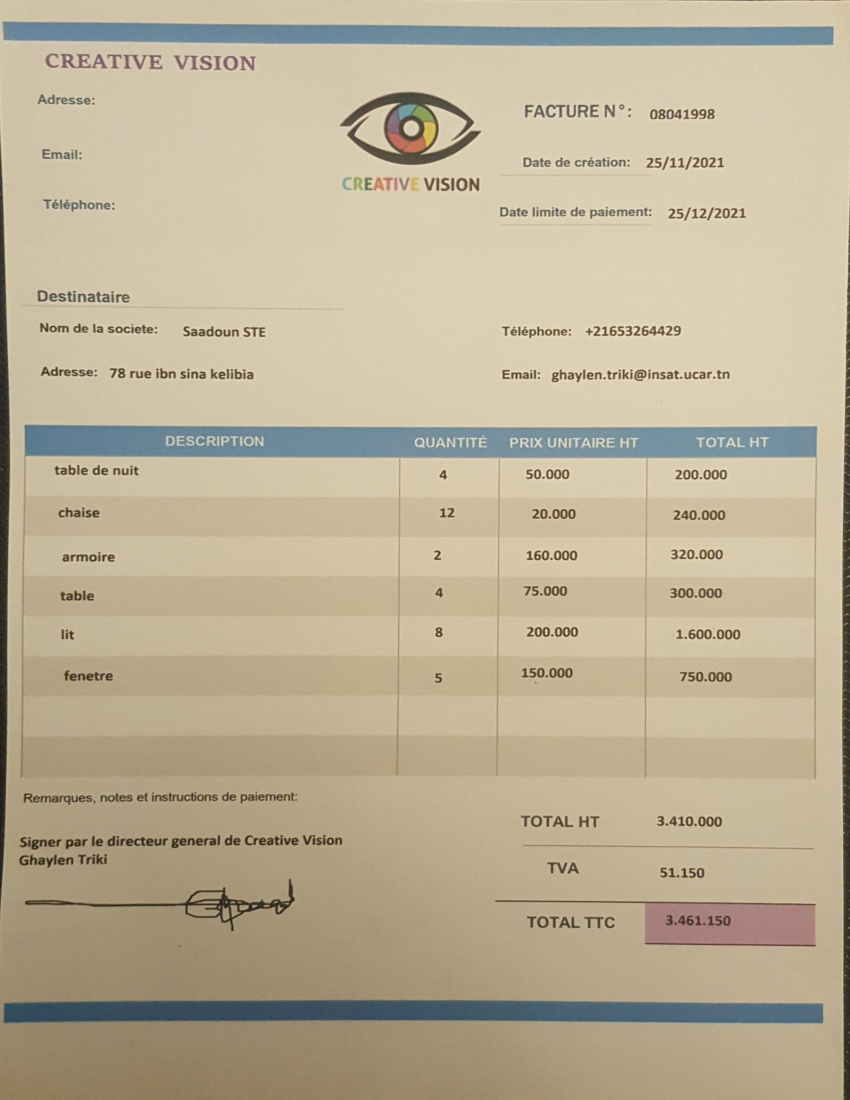
#> input picture Image_apres_scan.jpg, 2550 x 3300 px (shown at 1/3 size)
$ python -i signature_extractor.py   (imports and definitions only)
#> lines starting #> are read from the running program, lines starting #| are printed output that depends on the picture
#> further down, picture is the input picture: shape (3300, 2550, 3); mean B, G, R 150.3, 176.3, 188.1
import cv2
import matplotlib.pyplot as plt
from skimage import measure, morphology
from skimage.color import label2rgb
from skimage.measure import regionprops

class SignatureDetector():
    #def __init__(self):

    def traitement(self,img,path_extractor=''):
#> called with path_extractor = ''
        the_biggest_component = 0
        total_area = 0
        counter = 0
        average = 0.0

        img = cv2.threshold(img, 127, 255, cv2.THRESH_BINARY)[1]
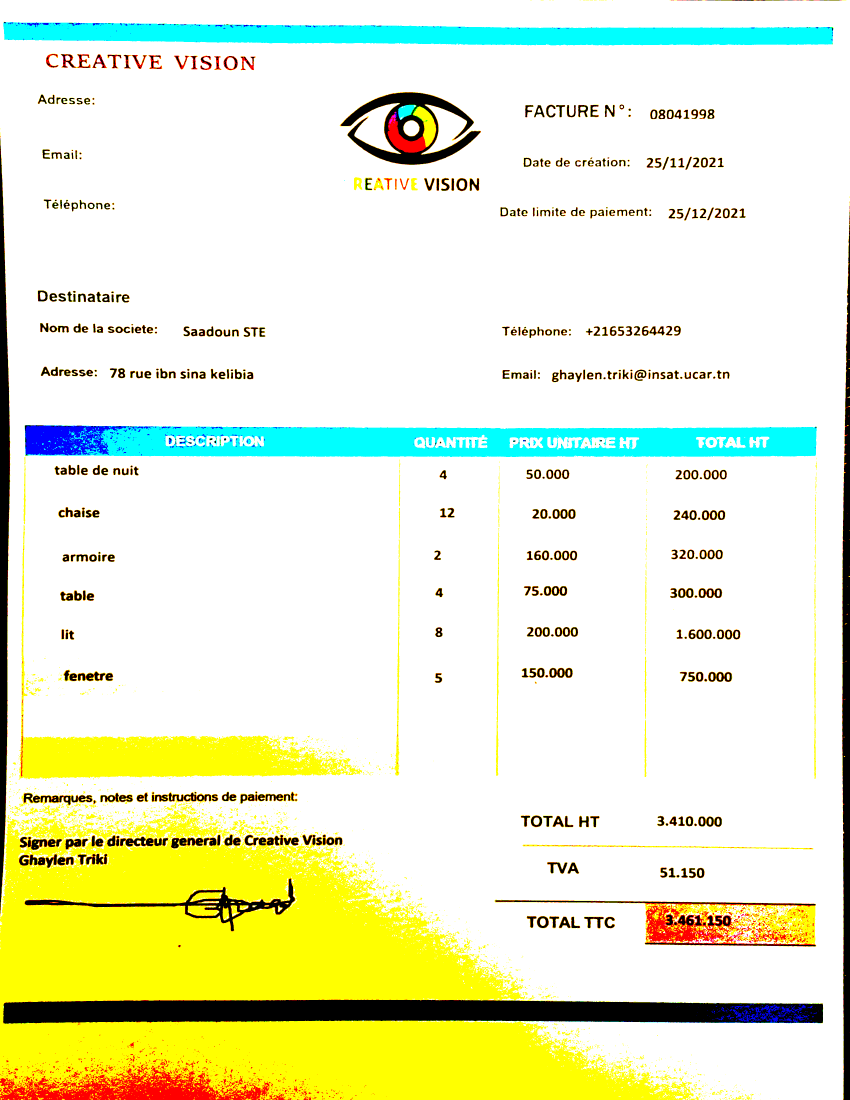
#> img: shape (3300, 2550, 3) (shown at 1/3 size); mean of channels 0, 1, 2 204.3, 238.8, 233.1; drawn as B, G, R
        # Extract Blobs
        blobs = img > img.mean()
        blobs_labels = measure.label(blobs, background=1)  # exp: blob-labels=8 pour le 8eme regroupement de pixel noir
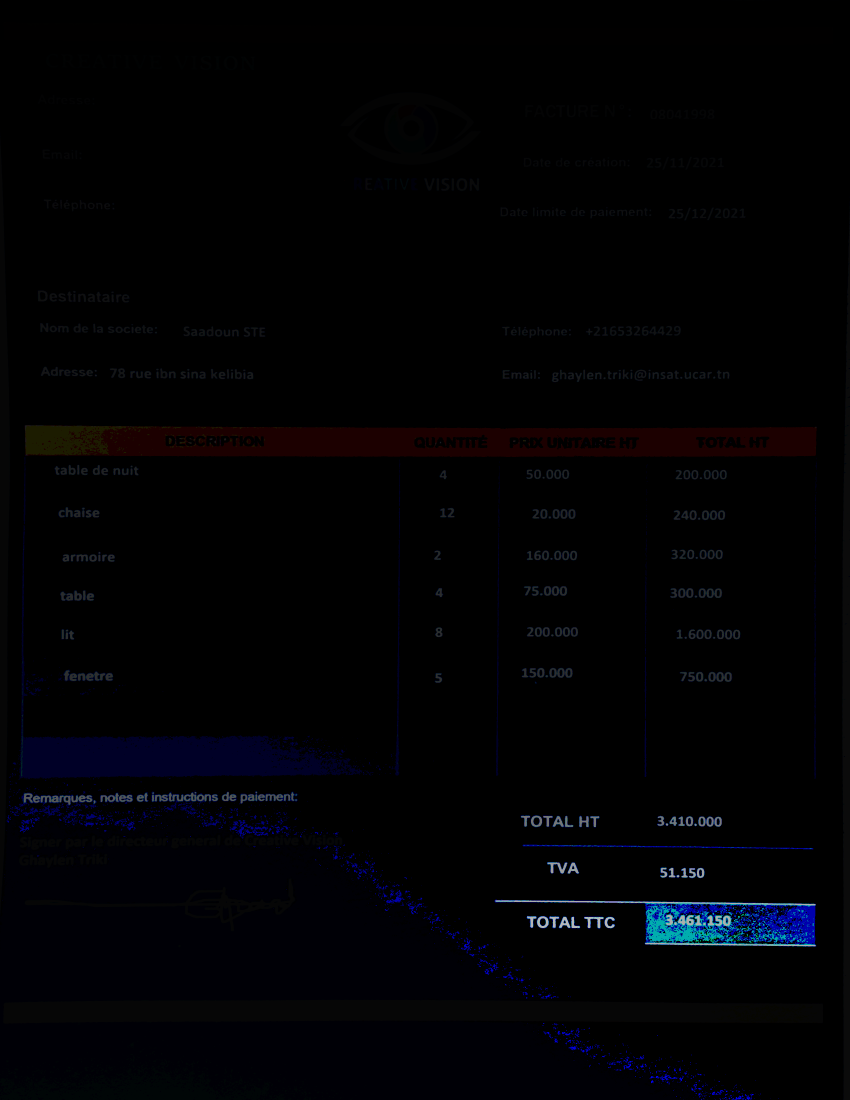
#> blobs_labels: shape (3300, 2550, 3) int32 (shown at 1/3 size); mean of channels 0, 1, 2 40.9, 16.2, 15.9; drawn with min black and max white
        #image_label_overlay = label2rgb(blobs_labels,
                                        #image=img)  # affecter une couleur a chaque regroupement de pixel noir
        #plt.imshow(image_label_overlay)
        # Area of Text


        for region in regionprops(blobs_labels):
            if (region.area > 10):
                total_area = total_area + region.area
                counter = counter + 1
            if (region.area >= 250):
                if (region.area > the_biggest_component):
                    the_biggest_component = region.area
#> this loop made 2627 passes
#> (total_area, the_biggest_component) on passes 14, 15, 64: (1743, 1732), (134707, 132964), (2016564, 1729111)
#> total_area on passes 24 to 29: 135977, 139840, 141454, 142826, 145277, 147011
#> after the loop, counter = 874; the_biggest_component = 1729111; total_area = 2926026

        print("the_biggest_component: " + str(the_biggest_component))
#| the_biggest_component: 1729111.0

        b = morphology.remove_small_objects(blobs_labels, the_biggest_component)
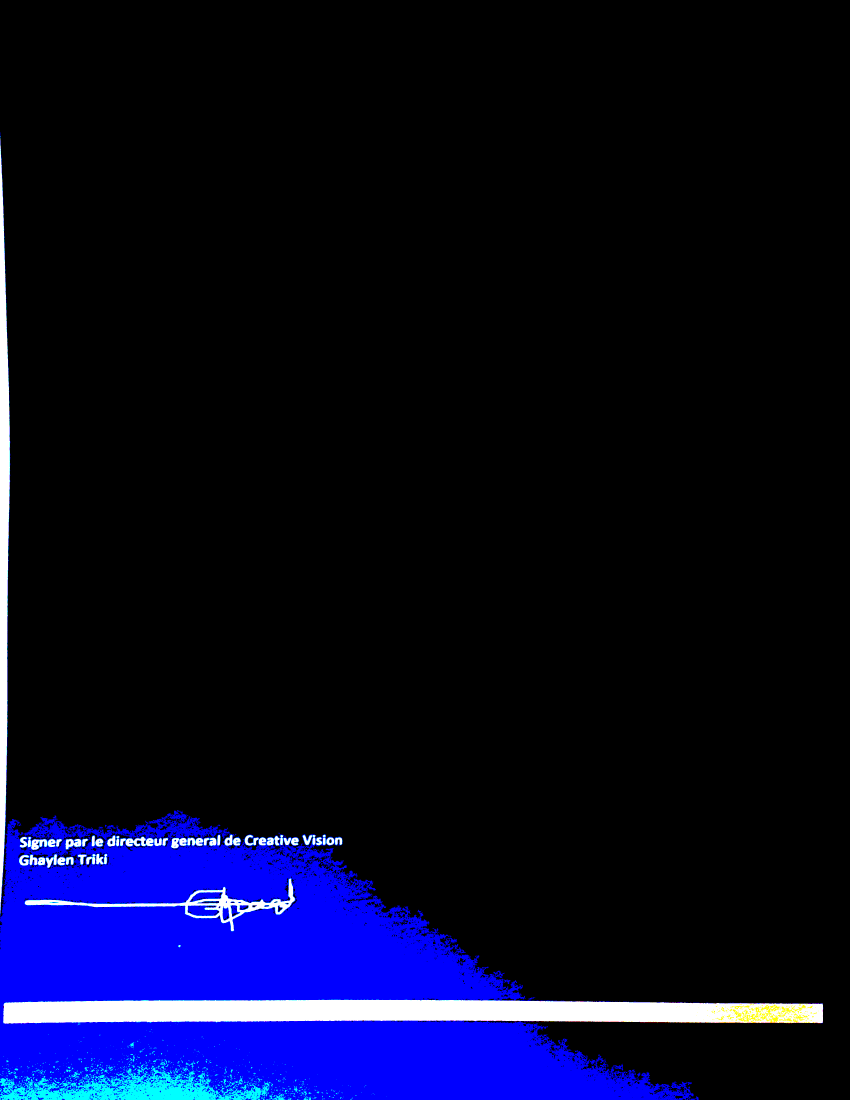
#> b: shape (3300, 2550, 3) int32 (shown at 1/3 size); mean of channels 0, 1, 2 9.3, 2.1, 1.7; drawn with min black and max white

#> (the run stopped early here; a loop or call above may not have finished)
